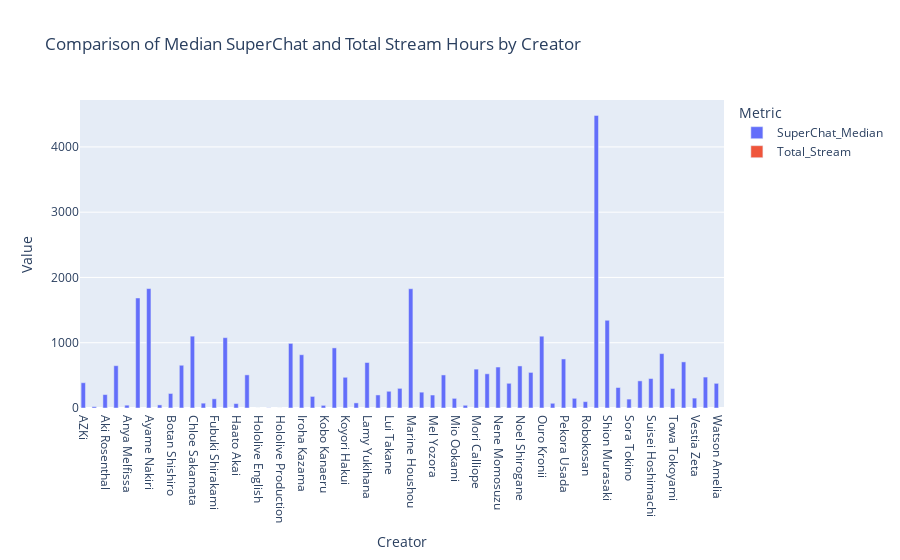

Notebook code cell kept with this figure:
### Code cell
# Merge the two DataFrames on the 'Creator' column
combined_df = pd.merge(CreatorEarning, CreatorStream, on="Creator")

# Melt the DataFrame to have 'Metric' as a column
melted_df = combined_df.melt(
    id_vars="Creator", 
    value_vars=["SuperChat_Median", "Total_Stream"],
    var_name="Metric", 
    value_name="Value"
)

# Create the grouped bar chart
fig = px.bar(
    melted_df,
    x="Creator",
    y="Value",
    color="Metric",
    barmode="group",
    title="Comparison of Median SuperChat and Total Stream Hours by Creator",
    labels={"Value": "Value", "Metric": "Metric", "Creator": "Creator"},
    template="plotly"
)

fig.show()

### Figure 1 — Plotly figure (JSON) as saved in the notebook; plotly's stock layout.template omitted (floating-point values rounded to 4 significant figures)
{"data": [{"alignmentgroup": "True", "hovertemplate": "Metric=SuperChat_Median<br>Creator=%{x}<br>Value=%{y}<extra></extra>", "legendgroup": "SuperChat_Median", "marker": {"color": "#636efa", "pattern": {"shape": ""}}, "name": "SuperChat_Median", "offsetgroup": "SuperChat_Median", "orientation": "v", "showlegend": true, "textposition": "auto", "type": "bar", "x": ["AZKi", "Airani Iofifteen", "Aki Rosenthal", "Amane Kanata", "Anya Melfissa", "Aqua Minato", "Ayame Nakiri", "Ayunda Risu", "Botan Shishiro", "Ceres Fauna", "Chloe Sakamata", "Choco Yuzuki", "Fubuki Shirakami", "Gawr Gura", "Haato Akai", "Hakos Baelz", "Hololive English", "Hololive ID", "Hololive Production", "IRyS", "Iroha Kazama", "Kaela Kovalskia", "Kobo Kanaeru", "Korone Inugami", "Koyori Hakui", "Kureiji Ollie", "Lamy Yukihana", "Laplus Darkness", "Lui Takane", "Luna Himemori", "Marine Houshou", "Matsuri Natsuiro", "Mel Yozora", "Miko Sakura", "Mio Ookami", "Moona Hoshinova", "Mori Calliope", "Nanashi Mumei", "Nene Momosuzu", "Ninomae Ina'nis", "Noel Shirogane", "Okayu Nekomata", "Ouro Kronii", "Pavolia Reine", "Pekora Usada", "Polka Omaru", "Robokosan", "Rushia Uruha", "Shion Murasaki", "Shiranui Flare", "Sora Tokino", "Subaru Ozora", "Suisei Hoshimachi", "Takanashi Kiara", "Towa Tokoyami", "Tsukumo Sana", "Vestia Zeta", "Watame Tsunomaki", "Watson Amelia"], "xaxis": "x", "y": [387.3, 21.09, 205.7, 648.3, 43.26, 1685.0, 1829.0, 47.48, 222.4, 654.7, 1101.0, 74.09, 141.0, 1078.0, 67.44, 507.5, 0, 2.69, 0, 989.7, 816.1, 177.4, 40.42, 920.9, 470.5, 78.08, 697.0, 199.9, 256.1, 300.9, 1827.0, 242.5, 198.7, 506.5, 147.8, 41.73, 595.6, 524.1, 627.7, 378.6, 644.4, 545.3, 1100.0, 72.35, 751.5, 148.5, 97.48, 4483.0, 1344.0, 314.0, 136.5, 415.6, 451.3, 833.5, 299.1, 706.3, 151.8, 473.8, 377.8], "yaxis": "y"}, {"alignmentgroup": "True", "hovertemplate": "Metric=Total_Stream<br>Creator=%{x}<br>Value=%{y}<extra></extra>", "legendgroup": "Total_Stream", "marker": {"color": "#EF553B", "pattern": {"shape": ""}}, "name": "Total_Stream", "offsetgroup": "Total_Stream", "orientation": "v", "showlegend": true, "textposition": "auto", "type": "bar", "x": ["AZKi", "Airani Iofifteen", "Aki Rosenthal", "Amane Kanata", "Anya Melfissa", "Aqua Minato", "Ayame Nakiri", "Ayunda Risu", "Botan Shishiro", "Ceres Fauna", "Chloe Sakamata", "Choco Yuzuki", "Fubuki Shirakami", "Gawr Gura", "Haato Akai", "Hakos Baelz", "Hololive English", "Hololive ID", "Hololive Production", "IRyS", "Iroha Kazama", "Kaela Kovalskia", "Kobo Kanaeru", "Korone Inugami", "Koyori Hakui", "Kureiji Ollie", "Lamy Yukihana", "Laplus Darkness", "Lui Takane", "Luna Himemori", "Marine Houshou", "Matsuri Natsuiro", "Mel Yozora", "Miko Sakura", "Mio Ookami", "Moona Hoshinova", "Mori Calliope", "Nanashi Mumei", "Nene Momosuzu", "Ninomae Ina'nis", "Noel Shirogane", "Okayu Nekomata", "Ouro Kronii", "Pavolia Reine", "Pekora Usada", "Polka Omaru", "Robokosan", "Rushia Uruha", "Shion Murasaki", "Shiranui Flare", "Sora Tokino", "Subaru Ozora", "Suisei Hoshimachi", "Takanashi Kiara", "Towa Tokoyami", "Tsukumo Sana", "Vestia Zeta", "Watame Tsunomaki", "Watson Amelia"], "xaxis": "x", "y": ["P1DT14H33M36S", "P17DT9H1M29S", "P28DT8H32M26S", "P19DT4H40M12S", "P30DT7H26M17S", "P7DT12H54M51S", "P4DT6H31M43S", "P13DT1H28M3S", "P20DT21H22M44S", "P24DT4H53M34S", "P30DT23H38M53S", "P28DT12H40M37S", "P42DT12H25M50S", "P15DT10H57M42S", "P14DT6H36M31S", "P26DT0H3M26S", "P0DT5H5M55S", "P0DT2H7M1S", "P4DT11H36M4S", "P25DT5H57M2S", "P21DT20H39M34S", "P73DT12H57M30S", "P23DT6H59M43S", "P29DT2H26M57S", "P77DT16H52M5S", "P33DT13H57M22S", "P29DT18H30M49S", "P8DT2H2M2S", "P47DT7H17M34S", "P40DT11H44M23S", "P7DT8H3M24S", "P23DT16H29M6S", "P17DT13H38M23S", "P39DT20H47M20S", "P15DT11H20M57S", "P29DT13H3M15S", "P27DT0H24M57S", "P22DT11H52M28S", "P17DT10H20M0S", "P12DT19H20M43S", "P31DT10H51M5S", "P27DT22H45M8S", "P19DT2H25M40S", "P47DT13H56M47S", "P37DT0H38M45S", "P22DT19H46M6S", "P19DT3H34M5S", "P2DT17H49M59S", "P6DT14H42M53S", "P41DT11H7M36S", "P19DT12H18M46S", "P35DT6H39M39S", "P8DT19H43M0S", "P39DT2H13M51S", "P28DT13H48M33S", "P5DT2H8M0S", "P28DT10H23M10S", "P53DT23H13M58S", "P25DT16H28M28S"], "yaxis": "y"}], "layout": {"barmode": "group", "legend": {"title": {"text": "Metric"}, "tracegroupgap": 0}, "title": {"text": "Comparison of Median SuperChat and Total Stream Hours by Creator"}, "xaxis": {"anchor": "y", "domain": [0, 1], "title": {"text": "Creator"}}, "yaxis": {"anchor": "x", "domain": [0, 1], "title": {"text": "Value"}}}}
